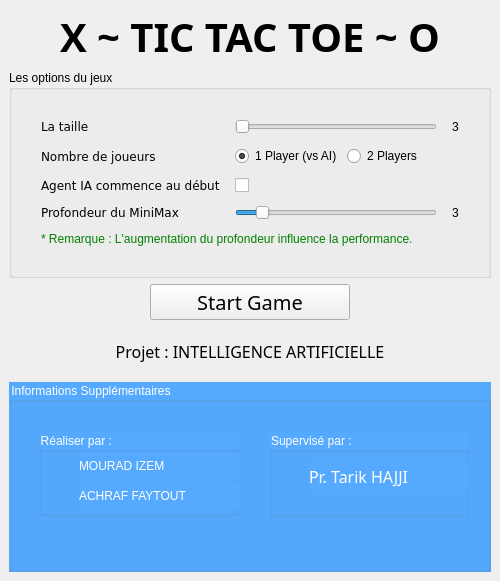
<?xml version="1.0" encoding="UTF-8"?>
<ui version="4.0">
 <class>TitleScreen</class>
 <widget class="QMainWindow" name="TitleScreen">
  <property name="geometry">
   <rect>
    <x>0</x>
    <y>0</y>
    <width>500</width>
    <height>581</height>
   </rect>
  </property>
  <property name="minimumSize">
   <size>
    <width>500</width>
    <height>400</height>
   </size>
  </property>
  <property name="maximumSize">
   <size>
    <width>500</width>
    <height>607</height>
   </size>
  </property>
  <property name="windowTitle">
   <string>Tic Tac Toe</string>
  </property>
  <widget class="QWidget" name="centralwidget">
   <layout class="QVBoxLayout" name="verticalLayout_2">
    <item>
     <layout class="QVBoxLayout" name="verticalLayout">
      <item>
       <layout class="QHBoxLayout" name="horizontalLayout">
        <item>
         <widget class="QLabel" name="label">
          <property name="sizePolicy">
           <sizepolicy hsizetype="Preferred" vsizetype="Maximum">
            <horstretch>0</horstretch>
            <verstretch>0</verstretch>
           </sizepolicy>
          </property>
          <property name="font">
           <font>
            <family>Sofia Pro</family>
            <pointsize>30</pointsize>
            <bold>true</bold>
            <stylestrategy>PreferDefault</stylestrategy>
           </font>
          </property>
          <property name="text">
           <string>X ~ TIC TAC TOE ~ O</string>
          </property>
          <property name="textFormat">
           <enum>Qt::AutoText</enum>
          </property>
          <property name="alignment">
           <set>Qt::AlignCenter</set>
          </property>
         </widget>
        </item>
       </layout>
      </item>
      <item>
       <widget class="QGroupBox" name="groupBox">
        <property name="title">
         <string>Les options du jeux</string>
        </property>
        <layout class="QVBoxLayout" name="verticalLayout_3">
         <item>
          <layout class="QFormLayout" name="formLayout">
           <property name="horizontalSpacing">
            <number>15</number>
           </property>
           <property name="verticalSpacing">
            <number>12</number>
           </property>
           <property name="leftMargin">
            <number>20</number>
           </property>
           <property name="topMargin">
            <number>20</number>
           </property>
           <property name="rightMargin">
            <number>20</number>
           </property>
           <property name="bottomMargin">
            <number>20</number>
           </property>
           <item row="0" column="0">
            <widget class="QLabel" name="label_5">
             <property name="font">
              <font>
               <family>Verdana</family>
               <pointsize>9</pointsize>
              </font>
             </property>
             <property name="text">
              <string>La taille</string>
             </property>
            </widget>
           </item>
           <item row="1" column="0">
            <widget class="QLabel" name="label_2">
             <property name="font">
              <font>
               <family>Verdana</family>
               <pointsize>9</pointsize>
              </font>
             </property>
             <property name="text">
              <string>Nombre de joueurs</string>
             </property>
            </widget>
           </item>
           <item row="1" column="1">
            <layout class="QHBoxLayout" name="horizontalLayout_3">
             <item>
              <widget class="QRadioButton" name="onePlayer">
               <property name="text">
                <string>1 Player (vs AI)</string>
               </property>
               <property name="checked">
                <bool>true</bool>
               </property>
              </widget>
             </item>
             <item>
              <widget class="QRadioButton" name="twoPlayers">
               <property name="text">
                <string>2 Players</string>
               </property>
               <property name="checked">
                <bool>false</bool>
               </property>
              </widget>
             </item>
            </layout>
           </item>
           <item row="2" column="0">
            <widget class="QLabel" name="label_3">
             <property name="font">
              <font>
               <family>Verdana</family>
               <pointsize>9</pointsize>
              </font>
             </property>
             <property name="text">
              <string>Agent IA commence au début</string>
             </property>
            </widget>
           </item>
           <item row="2" column="1">
            <widget class="QCheckBox" name="AIStarts">
             <property name="enabled">
              <bool>true</bool>
             </property>
             <property name="text">
              <string/>
             </property>
            </widget>
           </item>
           <item row="3" column="0">
            <widget class="QLabel" name="label_4">
             <property name="font">
              <font>
               <family>Verdana</family>
               <pointsize>9</pointsize>
              </font>
             </property>
             <property name="text">
              <string>Profondeur du MiniMax</string>
             </property>
            </widget>
           </item>
           <item row="4" column="0" colspan="2">
            <widget class="QLabel" name="label_7">
             <property name="text">
              <string>&lt;html&gt;&lt;head/&gt;&lt;body&gt;&lt;p&gt;&lt;span style=&quot; color:green;&quot;&gt;* Remarque : L'augmentation du profondeur influence la performance.&lt;/span&gt;&lt;/p&gt;&lt;/body&gt;&lt;/html&gt;</string>
             </property>
            </widget>
           </item>
           <item row="0" column="1">
            <layout class="QHBoxLayout" name="horizontalLayout_5">
             <property name="spacing">
              <number>15</number>
             </property>
             <item>
              <widget class="QSlider" name="boardSize">
               <property name="minimum">
                <number>3</number>
               </property>
               <property name="maximum">
                <number>10</number>
               </property>
               <property name="orientation">
                <enum>Qt::Horizontal</enum>
               </property>
              </widget>
             </item>
             <item>
              <widget class="QLabel" name="boardSizeValue">
               <property name="text">
                <string>3</string>
               </property>
               <property name="alignment">
                <set>Qt::AlignCenter</set>
               </property>
              </widget>
             </item>
            </layout>
           </item>
           <item row="3" column="1">
            <layout class="QHBoxLayout" name="horizontalLayout_6">
             <property name="spacing">
              <number>15</number>
             </property>
             <item>
              <widget class="QSlider" name="miniMaxDepth">
               <property name="enabled">
                <bool>true</bool>
               </property>
               <property name="minimum">
                <number>1</number>
               </property>
               <property name="maximum">
                <number>20</number>
               </property>
               <property name="value">
                <number>3</number>
               </property>
               <property name="orientation">
                <enum>Qt::Horizontal</enum>
               </property>
              </widget>
             </item>
             <item>
              <widget class="QLabel" name="miniMaxDepthValue">
               <property name="text">
                <string>3</string>
               </property>
               <property name="alignment">
                <set>Qt::AlignCenter</set>
               </property>
              </widget>
             </item>
            </layout>
           </item>
          </layout>
         </item>
        </layout>
       </widget>
      </item>
      <item>
       <layout class="QHBoxLayout" name="horizontalLayout_2">
        <item>
         <widget class="QPushButton" name="startGame">
          <property name="sizePolicy">
           <sizepolicy hsizetype="Fixed" vsizetype="Fixed">
            <horstretch>0</horstretch>
            <verstretch>0</verstretch>
           </sizepolicy>
          </property>
          <property name="minimumSize">
           <size>
            <width>200</width>
            <height>30</height>
           </size>
          </property>
          <property name="maximumSize">
           <size>
            <width>16777215</width>
            <height>40</height>
           </size>
          </property>
          <property name="font">
           <font>
            <family>Sofia Pro</family>
            <pointsize>15</pointsize>
           </font>
          </property>
          <property name="text">
           <string>Start Game</string>
          </property>
         </widget>
        </item>
       </layout>
      </item>
     </layout>
    </item>
    <item>
     <widget class="QLabel" name="label_6">
      <property name="maximumSize">
       <size>
        <width>16777215</width>
        <height>50</height>
       </size>
      </property>
      <property name="font">
       <font>
        <family>Montserrat SemiBold</family>
        <pointsize>12</pointsize>
       </font>
      </property>
      <property name="text">
       <string>Projet : INTELLIGENCE ARTIFICIELLE</string>
      </property>
      <property name="alignment">
       <set>Qt::AlignCenter</set>
      </property>
     </widget>
    </item>
    <item>
     <widget class="QGroupBox" name="groupBox_3">
      <property name="autoFillBackground">
       <bool>false</bool>
      </property>
      <property name="styleSheet">
       <string notr="true">background-color: rgb(85, 170, 255);
color: rgb(255, 255, 255);</string>
      </property>
      <property name="title">
       <string>Informations Supplémentaires</string>
      </property>
      <widget class="QGroupBox" name="groupBox_2">
       <property name="geometry">
        <rect>
         <x>30</x>
         <y>50</y>
         <width>200</width>
         <height>84</height>
        </rect>
       </property>
       <property name="maximumSize">
        <size>
         <width>200</width>
         <height>100</height>
        </size>
       </property>
       <property name="font">
        <font>
         <kerning>true</kerning>
        </font>
       </property>
       <property name="title">
        <string>Réaliser par : </string>
       </property>
       <widget class="QLabel" name="label_8">
        <property name="geometry">
         <rect>
          <x>40</x>
          <y>20</y>
          <width>482</width>
          <height>28</height>
         </rect>
        </property>
        <property name="text">
         <string>MOURAD IZEM</string>
        </property>
       </widget>
       <widget class="QLabel" name="label_9">
        <property name="geometry">
         <rect>
          <x>40</x>
          <y>50</y>
          <width>482</width>
          <height>28</height>
         </rect>
        </property>
        <property name="text">
         <string>ACHRAF FAYTOUT</string>
        </property>
       </widget>
      </widget>
      <widget class="QGroupBox" name="groupBox_4">
       <property name="geometry">
        <rect>
         <x>260</x>
         <y>50</y>
         <width>200</width>
         <height>84</height>
        </rect>
       </property>
       <property name="maximumSize">
        <size>
         <width>200</width>
         <height>100</height>
        </size>
       </property>
       <property name="font">
        <font>
         <kerning>true</kerning>
        </font>
       </property>
       <property name="title">
        <string>Supervisé par : </string>
       </property>
       <widget class="QLabel" name="label_15">
        <property name="geometry">
         <rect>
          <x>40</x>
          <y>30</y>
          <width>482</width>
          <height>28</height>
         </rect>
        </property>
        <property name="font">
         <font>
          <family>Montserrat</family>
          <pointsize>12</pointsize>
          <kerning>true</kerning>
         </font>
        </property>
        <property name="text">
         <string>Pr. Tarik HAJJI</string>
        </property>
       </widget>
      </widget>
     </widget>
    </item>
   </layout>
  </widget>
 </widget>
 <resources/>
 <connections/>
</ui>
